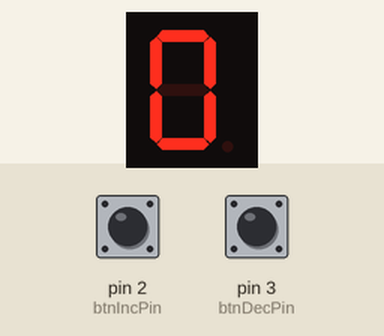
Simulated run of this sketch. Board: Arduino Uno, built with avr-gcc and run on an emulated ATmega328P. Shown: 1-digit seven-segment display. Wiring (inferred from the names in the program): 1-digit 7-segment display, segments lit when HIGH: segments pin 7, pin 6, pin 5, pin 11, pin 10, pin 8, pin 9, pin 4. The inputs (shaded band) are chosen by the test bench; at power-on: pin 3 (btnDecPin) HIGH, pin 2 (btnIncPin) HIGH. The segment pins are drawn as the display they are named for.

Above: at 1.2 s.
1.3 s: pin 3 (btnDecPin) pulled LOW for 0.15 s
At 1.8 s:
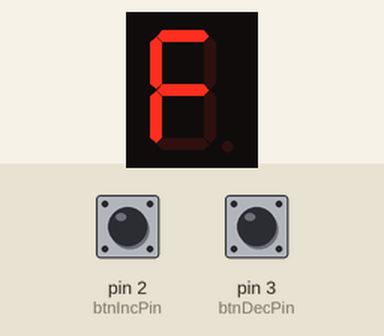
2.9 s: pin 3 (btnDecPin) pulled LOW for 1 s
At 4.2 s:
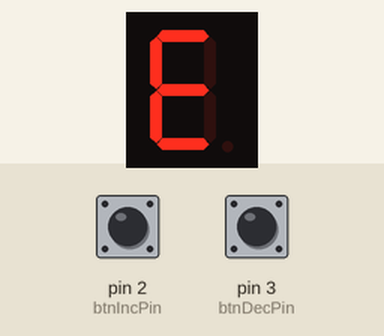
5.4 s: pin 3 (btnDecPin) pulled LOW for 0.15 s
At 6.1 s:
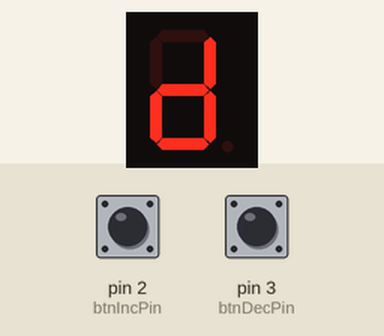
7.0 s: pin 3 (btnDecPin) pulled LOW for 3.2 s
At 7.3 s:
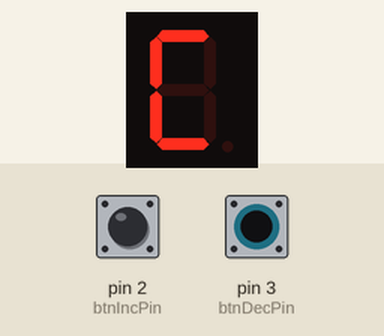
11.7 s: pin 2 (btnIncPin) pulled LOW for 0.15 s
At 12.1 s:
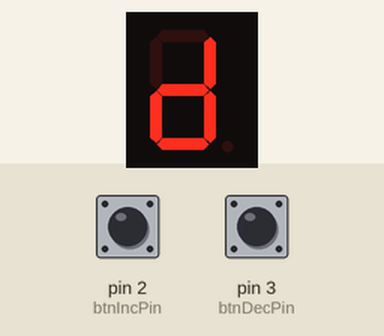
13.3 s: pin 2 (btnIncPin) pulled LOW for 1 s
At 14.5 s:
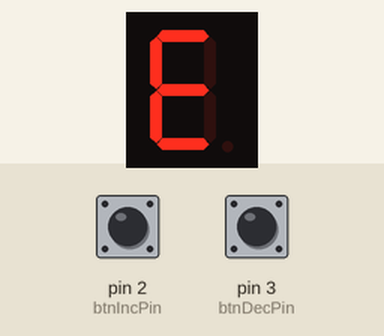
Timing chart, 0 to 16.3 s (numbered marks = the images above; inputs shaded):
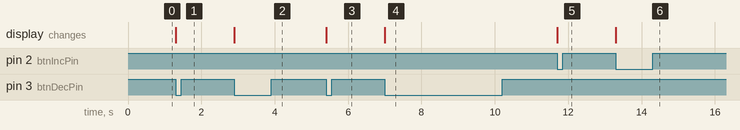

Measured:
- after the input at 1.3 s, the display: changes at once (image 1)
- after the input at 2.9 s, the display: changes at once (image 2)
- after the input at 5.4 s, the display: changes at once (image 3)
- after the input at 7.0 s, the display: changes at once (image 4)
- after the input at 11.7 s, the display: changes at once (image 5)
- after the input at 13.3 s, the display: changes at once (image 6)

The sketch:

modul2-lampu7segmenduatomboltambahkurang.ino
```cpp
#include <Arduino.h> // Memasukkan library inti Arduino

// Deklarasi urutan pin Arduino yang terhubung ke segmen a, b, c, d, e, f, g, dp
const int segmentPins[8] = {7, 6, 5, 11, 10, 8, 9, 4};

// Deklarasi pin untuk tombol penambahan (Increment)
const int btnIncPin = 2;
// Deklarasi pin untuk tombol pengurangan (Decrement)
const int btnDecPin = 3;

// Variabel untuk menyimpan nilai angka saat ini (dimulai dari 0)
int currentDigit = 0;

// Variabel untuk menyimpan status tombol increment sebelumnya (HIGH = tidak ditekan)
bool lastIncState = HIGH;
// Variabel untuk menyimpan status tombol decrement sebelumnya (HIGH = tidak ditekan)
bool lastDecState = HIGH;

// Array 2D berisi pola biner untuk menyalakan segmen membentuk karakter 0-9 dan A-F
byte digitPattern[16][8] = {
  {1,1,1,1,1,1,0,0}, // 0
  {0,1,1,0,0,0,0,0}, // 1
  {1,1,0,1,1,0,1,0}, // 2
  {1,1,1,1,0,0,1,0}, // 3
  {0,1,1,0,0,1,1,0}, // 4
  {1,0,1,1,0,1,1,0}, // 5
  {1,0,1,1,1,1,1,0}, // 6
  {1,1,1,0,0,0,0,0}, // 7
  {1,1,1,1,1,1,1,0}, // 8
  {1,1,1,1,0,1,1,0}, // 9
  {1,1,1,0,1,1,1,0}, // A
  {0,0,1,1,1,1,1,0}, // b
  {1,0,0,1,1,1,0,0}, // C
  {0,1,1,1,1,0,1,0}, // d
  {1,0,0,1,1,1,1,0}, // E
  {1,0,0,0,1,1,1,0}  // F
};

// Fungsi kustom untuk menampilkan angka ke 7-segment berdasarkan nilai 'num'
void displayDigit(int num) {
  // Melakukan looping 8 kali untuk mengatur status tiap pin segmen
  for(int i=0; i<8; i++) {
    // Menyalakan atau mematikan segmen berdasarkan referensi data array
    digitalWrite(segmentPins[i], digitPattern[num][i]);
  }
}

void setup() {
  // Looping untuk mengonfigurasi ke-8 pin segmen sebagai jalur keluar (OUTPUT)
  for(int i=0; i<8; i++) {
    pinMode(segmentPins[i], OUTPUT);
  }

  // Mengonfigurasi pin tombol Increment sebagai INPUT dengan resistor internal pull-up
  pinMode(btnIncPin, INPUT_PULLUP);
  // Mengonfigurasi pin tombol Decrement sebagai INPUT dengan resistor internal pull-up
  pinMode(btnDecPin, INPUT_PULLUP);

  // Menampilkan angka awal (0) saat Arduino pertama kali dinyalakan
  displayDigit(currentDigit);
}

void loop() {
  // Membaca sinyal saat ini dari tombol Increment
  bool currentIncState = digitalRead(btnIncPin);
  // Membaca sinyal saat ini dari tombol Decrement
  bool currentDecState = digitalRead(btnDecPin);

  // --- LOGIKA TOMBOL INCREMENT (TAMBAH) ---
  // Mengecek apakah tombol tambah baru saja ditekan (transisi HIGH ke LOW)
  if (currentIncState == LOW && lastIncState == HIGH) {
    currentDigit++; // Menambah nilai angka saat ini sebanyak 1

    // Jika nilai melebihi batas atas (15 atau F), kembalikan ke 0
    if (currentDigit > 15) {
      currentDigit = 0;
    }

    // Tampilkan angka yang baru ke 7-segment
    displayDigit(currentDigit);
    // Beri jeda 50ms untuk debouncing (menghindari deteksi getaran mekanik tombol ganda)
    delay(50);
  }
  // Simpan status tombol tambah saat ini untuk putaran loop selanjutnya
  lastIncState = currentIncState;

  // --- LOGIKA TOMBOL DECREMENT (KURANG) ---
  // Mengecek apakah tombol kurang baru saja ditekan (transisi HIGH ke LOW)
  if (currentDecState == LOW && lastDecState == HIGH) {
    currentDigit--; // Mengurangi nilai angka saat ini sebanyak 1

    // Jika nilai turun di bawah 0, ubah nilainya melompat ke 15 (F)
    if (currentDigit < 0) {
      currentDigit = 15;
    }

    // Tampilkan angka yang baru ke 7-segment
    displayDigit(currentDigit);
    // Beri jeda 50ms untuk debouncing
    delay(50);
  }
  // Simpan status tombol kurang saat ini untuk putaran loop selanjutnya
  lastDecState = currentDecState;
}
```
